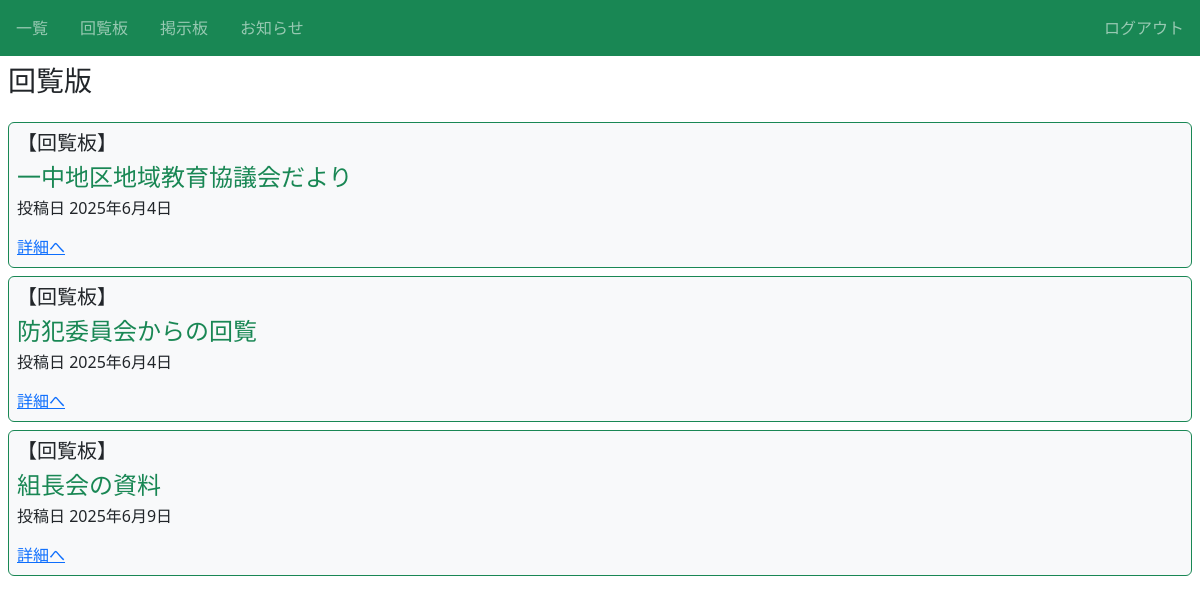
Screenshot of /j_sns/kairan (signed in) with the database file from the repository.
### j_sns/models.py (models this page shows, shortened)
class Info(models.Model):
    category = models.CharField(
        max_length=50,
        choices = CATEGORY
        )
    title = models.CharField(max_length=250,verbose_name='タイトル')
    content = models.TextField(verbose_name='内容')
    created_at = models.DateField(
        auto_now_add=True,
        blank=True,
        verbose_name='投稿日'
        )
    thumbnail1 = models.ImageField(null=True, blank=True)
    thumbnail2 = models.ImageField(null=True, blank=True)
    thumbnail3 = models.ImageField(null=True, blank=True)
    file = models.FileField(upload_to='uploads/', null=True, blank=True)  # ファイルをアッ
    user = models.ForeignKey(User, on_delete=models.CASCADE)

### j_sns/views.py (the view)
# urls.py: path('j_sns/kairan', views.ListJSnskairanView.as_view(), name='list-jsns-kairan'),
class ListJSnskairanView(LoginRequiredMixin, ListView):
    template_name = 'j_sns/j_sns_kairan_list.html'
    model = Info
    paginate_by = ITEM_PER_PAGE
    ordering = ['-created_at']
    def get_context_data(self, **kwargs):
        context = super().get_context_data(**kwargs)
        context['kairanban_items'] = [item for item in Info.objects.all() if item.get_category_display() == "回覧板"]
        return context

### j_sns/templates/j_sns/j_sns_kairan_list.html (shortened to what this page needs)
{% extends 'base.html' %}
{% block h1 %}回覧版{% endblock %}
{% block content %}
    {% for item in kairanban_items %}
        <div class="p-2 m-2 bg-light border border-success rounded">
            <h5>【回覧板】</h5>
            <h4 class="text-success">{{ item.title }}</h4>
            <h6>投稿日 {{ item.created_at }}</h6>
            <div class="mt-3">
                <a href="{% url 'detail-jsns' item.pk %}">詳細へ</a>
            </div>
        </div>
    {% endfor %}
{% endblock content %}

### rows the page displays
Info: title "一中地区地域教育協議会だより", created_at "2025年6月4日"
Info: title "防犯委員会からの回覧", created_at "2025年6月4日"
Info: title "組長会の資料", created_at "2025年6月9日"
